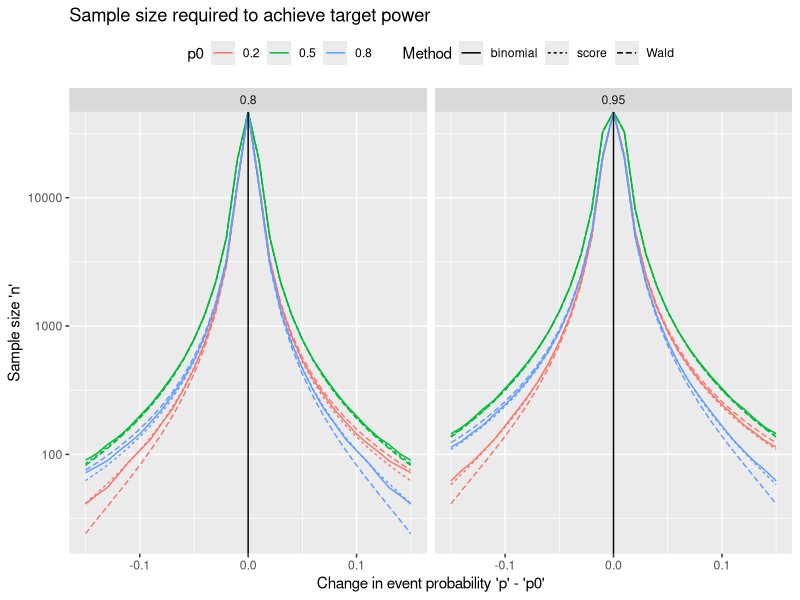
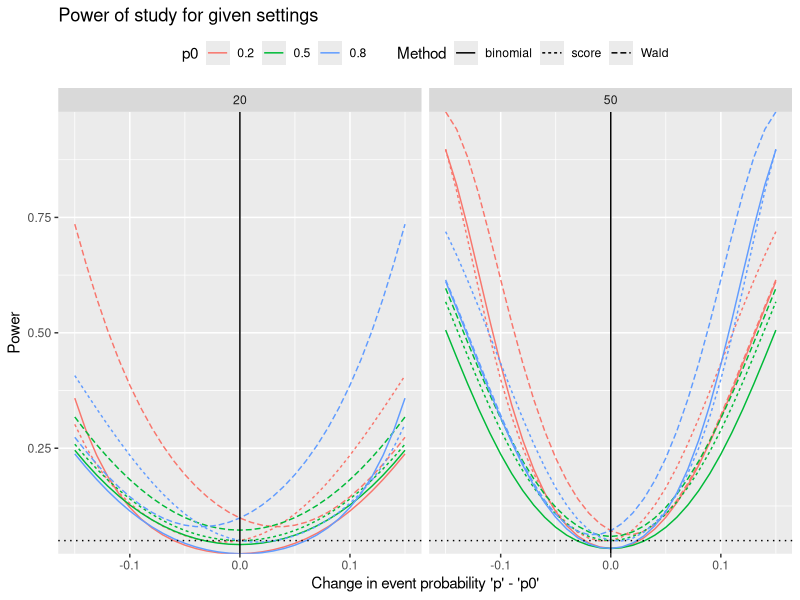
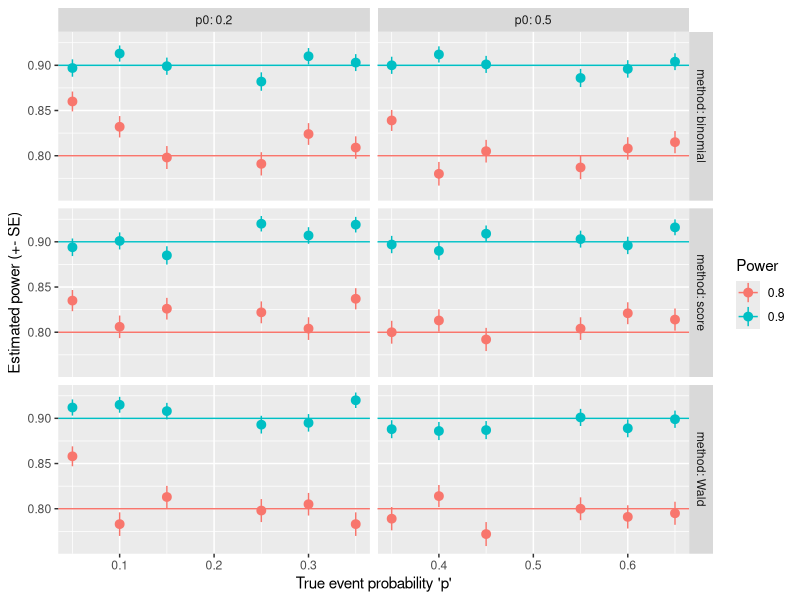
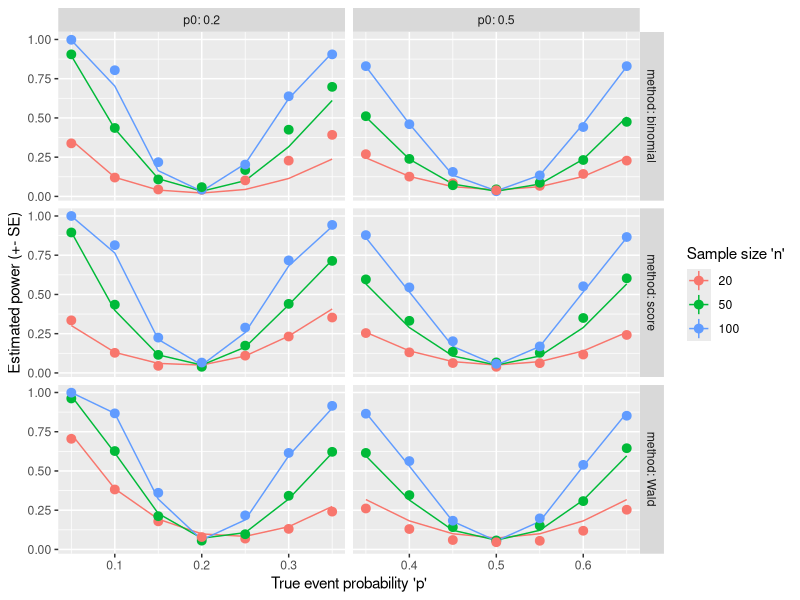

The R script that drew these images, in order:
## ---- chunk 1
# alternative
# conf.level
# correct=FALSE
# suppresses warnings, changes chi-squared to Z in the Wald test output
one_prop_test <- function(x, n, p0, method = c("binomial", "Wald","score"), 
                          alternative = c("two.sided", "less",  "greater"), 
                          conf.level = 0.95){
  if (length(x) !=1 | length(n) != 1 | length(p0) != 1)
      stop("x, n, and p0 all should be scalars, not vectors")
  
  method <- match.arg(method)
  alternative <- match.arg(alternative)
  
  if (method == "binomial"){
    res <- binom.test(x=x, n=n, p=p0, alternative=alternative, conf.level=conf.level)
  } else
  if (method %in% c("Wald", "score")){
    suppressWarnings(
      res <- prop.test(x=x, n=n, p=p0, alternative=alternative, conf.level=conf.level,
                       correct = FALSE))
    phat <- res$estimate
     
    if (method == "score"){
      z.sign <- sign(phat - p0)
      Z <- z.sign * sqrt(res$statistic)
      names(Z) <- "Z"
      res$statistic <- Z
      res$parameter <- NULL
      res$method <- "1-sample proportions score test"
    } else {  #Wald
      Z <- (phat - p0) *sqrt(n) / sqrt(phat*(1-phat))
      names(Z) <- "Z"
      # p-value
      pval <- switch(alternative,
                     two.sided = pnorm(abs(Z), lower.tail = FALSE) * 2,
                     greater = pnorm(Z, lower.tail = FALSE),
                     less = pnorm(Z, lower.tail = TRUE))
      # confidence interval
      za <- qnorm(if (alternative == "two.sided") 
            (1 + conf.level)/2
        else conf.level)
      ci.half <- za * sqrt(phat*(1-phat)/n)
      p.u <- phat + ci.half
      p.l <- phat - ci.half
      CINT <- switch(alternative, 
                     two.sided = c(max(p.l, 0), min(p.u, 1)), 
                     greater = c(max(p.l, 0), 1), 
                     less = c(0, min(p.u, 1)))
     # change recalculated parts
      res$statistic <- Z
      res$parameter <- NULL
      res$p.value <- pval
      res$conf.int <- CINT
      res$method <- "1-sample proportions Wald test"
    }
  }  
  return(res)
}

## ---- chunk 2
#' Calculate power for given sample size, or vice versa. Exactly one of 'n' and 'power' has to be NULL
#' p0 - null hypothesis event probability
#' p1 - alternative hypothesis event probability
#' n - sample size
#' power - power to reject the null hypothesis
#' sig.level - significance level of test
#' alternative - type of alternative hypothesis
#' test - type of test
power_one_prop_test <- function(p, p0, n=NULL, power=NULL, sig.level=0.05, 
                             alternative=c("two.sided","less","greater"),
                             test = c("binomial","Wald","score")){
  if (is.null(power) + is.null(n) != 1){
    stop("Exactly one of 'n' and 'power' should be non-NULL")
  }
    
  alternative <- match.arg(alternative)
  sides <- ifelse(alternative=="two.sided", 2, 1)
  
  test <- match.arg(test)
  
  if (test == "binomial"){
    p.body.up <- quote({
      ba <- qbinom(sig.level/sides, size = n, prob=p0, lower.tail=FALSE)
      pbinom(ba, size=n, prob=p, lower.tail = FALSE)})
    p.body.lo <- quote({
      ba <- qbinom(sig.level/sides, size = n, prob=p0, lower.tail=TRUE)
      pbinom(ba-1, size=n, prob=p, lower.tail = TRUE)})
  } else if (test == "score"){
    za <- qnorm(sig.level/sides, lower.tail = FALSE)
    vratio <- sqrt(p0 * (1-p0) / (p * (1-p)))
    delta <- (p0 - p) / sqrt(p * (1-p))

    p.body.up  <- quote({
      pnorm(za * vratio + delta * sqrt(n), lower.tail = FALSE)
    })
    p.body.lo  <- quote({
      pnorm(-za * vratio + delta * sqrt(n), lower.tail = TRUE)
    })
  } else if (test == "Wald") {
    za <- qnorm(sig.level/sides, lower.tail = FALSE)
    za2 <- za^2
    v0 <- p0 * (1-p0)
    v <- p * (1-p)
    p.body.up  <- quote({
      padj <- (n*p0 + za2/2)/ (n + za2)
      w <-  n * za * sqrt(v0/n + za2/(4*n^2)) / (n + za2)
      pnorm((padj + w - p)/sqrt(v/n), lower.tail = FALSE)
    })
    p.body.lo  <- quote({
      padj <- (n*p0 + za2/2)/ (n + za2)
      w <-  n * za * sqrt(v0/n + za2/(4*n^2)) / (n + za2)
      pnorm((padj - w - p)/sqrt(v/n), lower.tail = TRUE)
    })
   
  }
  
  
  p.body <- if (alternative=="two.sided")
    call("+", p.body.lo, p.body.up)
  else if (alternative=="greater")
    p.body.up
  else 
    p.body.lo
  
  
  if (is.null(power) & !is.null(n)){
    power <- eval(p.body)
  } else if (!is.null(power) & is.null(n)){
    if (test == "binomial"){
      n <- 1
      found <- FALSE
      while (!found & n <= 1e+7){
        n <- n+1
        pw <- eval(p.body)
        found <- (pw >= power) 
      }
      power <- pw
    } else {
      f <- function(n) {eval(p.body) - power}
      if (f(1) > 0){
        n <- 1
      } else {
        n <- uniroot(f, c(1, 1e+07), 
                    tol = .Machine$double.eps^0.25, extendInt = "upX")$root
      }
    }
  }

  METHOD <- paste(
    switch(test, Wald = "Wald z", score = "Score z", binomial = "Exact binomial"),
    "test power calculation")
    
  structure(list(n = n, p0 = p0, p = p, sig.level = sig.level, 
        power = power, alternative = alternative, note = "n is the number of independent samples", 
        method = METHOD), class = "power.htest")
  
}

## ---- chunk 3
# set vector of 'p0', 'p' & 'power' values to explore
p0 <- c(0.2, 0.5, 0.8)
d0 <- seq(-0.15,0.15, by=0.01)
pw0 <- c(0.8, 0.95)
m0 <- c("Wald", "score", "binomial")
# Data set with varying 'p' and 'power'
pw_settings <- expand.grid(delta=d0, 
                           p0=p0, 
                           power = pw0, 
                           method = m0,
                           stringsAsFactors = FALSE)
pw_settings$p <- pw_settings$p0 + pw_settings$delta

# Calculate 'n' for each combination
pw_settings$n <- sapply(1:nrow(pw_settings), 
  function(idx) 
    with(pw_settings,
         {if(p[idx] == p0[idx]) Inf else  
          power_one_prop_test(p=p[idx], p0=p0[idx], power=power[idx],
                          test=method[idx])$n}))

library(ggplot2)
ggplot(pw_settings,
       aes(x = delta, y = n, color = factor(p0), linetype = method)) +
  facet_wrap(~ power) +
  geom_line() +
  geom_vline(aes(xintercept = 0)) +
  scale_color_discrete("p0") +
  scale_linetype_discrete("Method") +
  xlab("Change in event probability 'p' - 'p0'") +
  ylab("Sample size 'n'") +
  ggtitle("Sample size required to achieve target power") +
  scale_y_log10() +
  theme(legend.position = "top")

## ---- chunk 4
# set vector of 'p0', 'p' & 'n' values to explore
p0 <- c(0.2, 0.5, 0.8)
d0 <- seq(-0.15,0.15, by=0.01)
n0 <- c(20, 50)
m0 <- c("Wald", "score", "binomial")
# Data set with varying 'p' and 'n'
ss_settings <- expand.grid(delta=d0, 
                           p0=p0, 
                           n = n0, 
                           method = m0,
                           stringsAsFactors = FALSE)
ss_settings$p <- ss_settings$p0 + ss_settings$delta

# Calculate 'power' for each combination
ss_settings$power <- sapply(1:nrow(ss_settings), 
  function(idx) 
    with(ss_settings,
         {power_one_prop_test(p=p[idx], p0=p0[idx], n=n[idx],
                          test=method[idx])$power}))

require(ggplot2)
ggplot(ss_settings,
       aes(x = delta, y = power, color = factor(p0), linetype = method)) +
  facet_wrap(~ n) +
  geom_line() +
  geom_vline(aes(xintercept = 0)) +
  geom_hline(aes(yintercept = 0.05), linetype="dotted") +
  scale_color_discrete("p0") +
  scale_linetype_discrete("Method") +
  xlab("Change in event probability 'p' - 'p0'") +
  scale_y_continuous("Power", expand=expansion()) +
  ggtitle("Power of study for given settings") +
  theme(legend.position = "top")

## ---- chunk 5
#' Simulate binomial data 
#' @param p event probability
#' @param n sample size
#' @param R number of simulations
#' @returns data frame with R rows with the simulation ID, the simulated number of successes,
#' 'x', and the sample size 'n'
sim_one_prop <- function(p, n, R=1){
  data.frame(ID = 1:R, 
             x = rbinom(R, size=n, prob=p), 
             n=n)
}

#' Analyze simulated binomial data 
#' @param simdat output of `sim_one_prop`
#' @param p0 the null hypothesis value for the test
#' @param ... additional arguments passed to `one_prop_test`
#' @returns data frame with estimate, statistic, and p-value from test for each simulation ID
analyze_one_prop <- function(simdat, p0, ...){
  # run test on each row
  tst_list <- mapply(one_prop_test, x=simdat$x, n=simdat$n, 
                     MoreArgs=list(p0 = p0, ...), SIMPLIFY = FALSE)
  names(tst_list) <- simdat$ID
  # extract values of interest 
  res_list <- lapply(tst_list, 
                     function(tst)c(tst$estimate, tst$statistic, tst$p.value))
  # combine results into one data set
  res <- data.frame(do.call(rbind, res_list))
  names(res) <- c("estimate", "statistic", "p.value")
  res$ID <- rownames(res)
  res
}

## ---- chunk 6
# create simulation settings based on p-p0 difference 
sim_settings <- 
  expand.grid(p0 = c(0.2, 0.5),
              method = m0, 
              power = c(0.8, 0.9),
              delta = c(-0.15, -0.1, -0.05, 0.05, 0.1, 0.15),
              stringsAsFactors = FALSE)
sim_settings$p <- sim_settings$p0 + sim_settings$delta

#' Function to run simulations for study 1: given power target, calculate sample size and check achieved power
#' @param simset data set with simulation settings - one column per parameter
#' @param R number of replicates per setting
#' @param ... additional arguments to 'power_one_prop_test' not defined in 'simset'
#' @returns data frame with one row per each simulation replicate
run_one_prop_sim1 <- function(simset, R, ...){
  sim_list <- list()
  # loop through simulation settings
  for (idx in 1:nrow(simset)){
    simres <- with(simset[idx,], {
      # calculate 'n'
      pw <- power_one_prop_test(n=NULL, p = p, p0 = p0, test = method, 
                               power=power, ... )
      n <- ceiling(pw$n)
      # simulate R replicates
      simdat <- sim_one_prop(p = p, n = n, R = R)
      # analyze the data and return as simres
      tmp <- analyze_one_prop(simdat, p0 = p0, method = method, ...)
      # add 'n'
      cbind(tmp, n=n)
    })
    # append simulation settings
    simres <- cbind(simID = idx, simres, simset[idx,])
    # save result
    sim_list <- c(sim_list, list(simres))
  }
  # combine data
  res <- do.call(rbind, sim_list)
  res
}

# run simulations
set.seed(45636)
R <- 1000
sim1 <- run_one_prop_sim1(sim_settings, R=R)
# extract power at alpha=0.05
sim1_pw <-  aggregate(p.value ~ p+delta+p0+method+power, 
                      data=sim1, 
                      FUN = function(x)mean(x <= 0.05))
# rename 'p.value' column to better describe its current contents
names(sim1_pw)[names(sim1_pw) =="p.value"] <- "est.power"
# standard error 
sim1_pw <- transform(sim1_pw,
                     est.power.se = sqrt(est.power*(1-est.power)/R))

# create plot
ggplot(sim1_pw, aes(x=p, y=est.power, color = factor(power))) +
  facet_grid(method ~ p0, labeller = label_both, scales="free_x") +
  geom_hline(aes(yintercept = power, color = factor(power))) +
  geom_pointrange(aes(ymin = est.power-est.power.se, ymax = est.power+est.power.se)) +
  scale_x_continuous("True event probability 'p'") +
  scale_y_continuous("Estimated power (+- SE)") +
  scale_color_discrete("Power")
## ---- chunk 7
# create simulation settings based on p-p0 difference 
sim_settings2 <- 
  expand.grid(p0 = c(0.2, 0.5),
              method = m0, 
              n = c(20, 50, 100),
              delta = c(-0.15, -0.1, -0.05, 0, 0.05, 0.1, 0.15),
              stringsAsFactors = FALSE)
sim_settings2$p <- sim_settings2$p0 + sim_settings2$delta

#' Function to run simulations for study 2: given sample size, calculate power and check achieved power
#' @param simset data set with simulation settings - one column per parameter
#' @param R number of replicates per setting
#' @param ... additional arguments to 'power_one_prop_test' not defined in 'simset'
#' @returns data frame with one row per each simulation replicate
run_one_prop_sim2 <- function(simset, R, ...){
  sim_list <- list()
  # loop through simulation settings
  for (idx in 1:nrow(simset)){
    simres <- with(simset[idx,], {
      # calculate 'power'
      pw <- power_one_prop_test(n=n, p = p, p0 = p0, test = method, 
                               power=NULL, ... )
      # simulate R replicates
      simdat <- sim_one_prop(p = p, n = n, R = R)
      # analyze the data and return as simres
      tmp <- analyze_one_prop(simdat, p0 = p0, method = method, ...)
      # add 'power'
      cbind(tmp, power=pw$power)
    })
    # append simulation settings
    simres <- cbind(simID = idx, simres, simset[idx,])
    # save result
    sim_list <- c(sim_list, list(simres))
  }
  # combine data
  res <- do.call(rbind, sim_list)
  res
}

# run simulations
set.seed(45636)
R <- 1000
sim2 <- run_one_prop_sim2(sim_settings2, R=R)
# extract power at alpha=0.05
sim2_pw <-  aggregate(p.value ~ p+delta+p0+method+n+power, 
                      data=sim2, 
                      FUN = function(x)mean(x <= 0.05))
# rename 'p.value' column to better describe its current contents
names(sim2_pw)[names(sim2_pw) =="p.value"] <- "est.power"
# standard error 
sim2_pw <- transform(sim2_pw,
                     est.power.se = sqrt(est.power*(1-est.power)/R))

# create plot
ggplot(sim2_pw, aes(x=p, y=est.power, color=factor(n))) +
  facet_grid(method ~ p0, labeller = label_both, scales="free_x") +
  geom_line(aes(y = power, color=factor(n))) +
  geom_pointrange(aes(ymin = est.power-est.power.se, ymax = est.power+est.power.se)) +
  scale_x_continuous("True event probability 'p'") +
  scale_y_continuous("Estimated power (+- SE)") +
  scale_color_discrete("Sample size 'n'")
